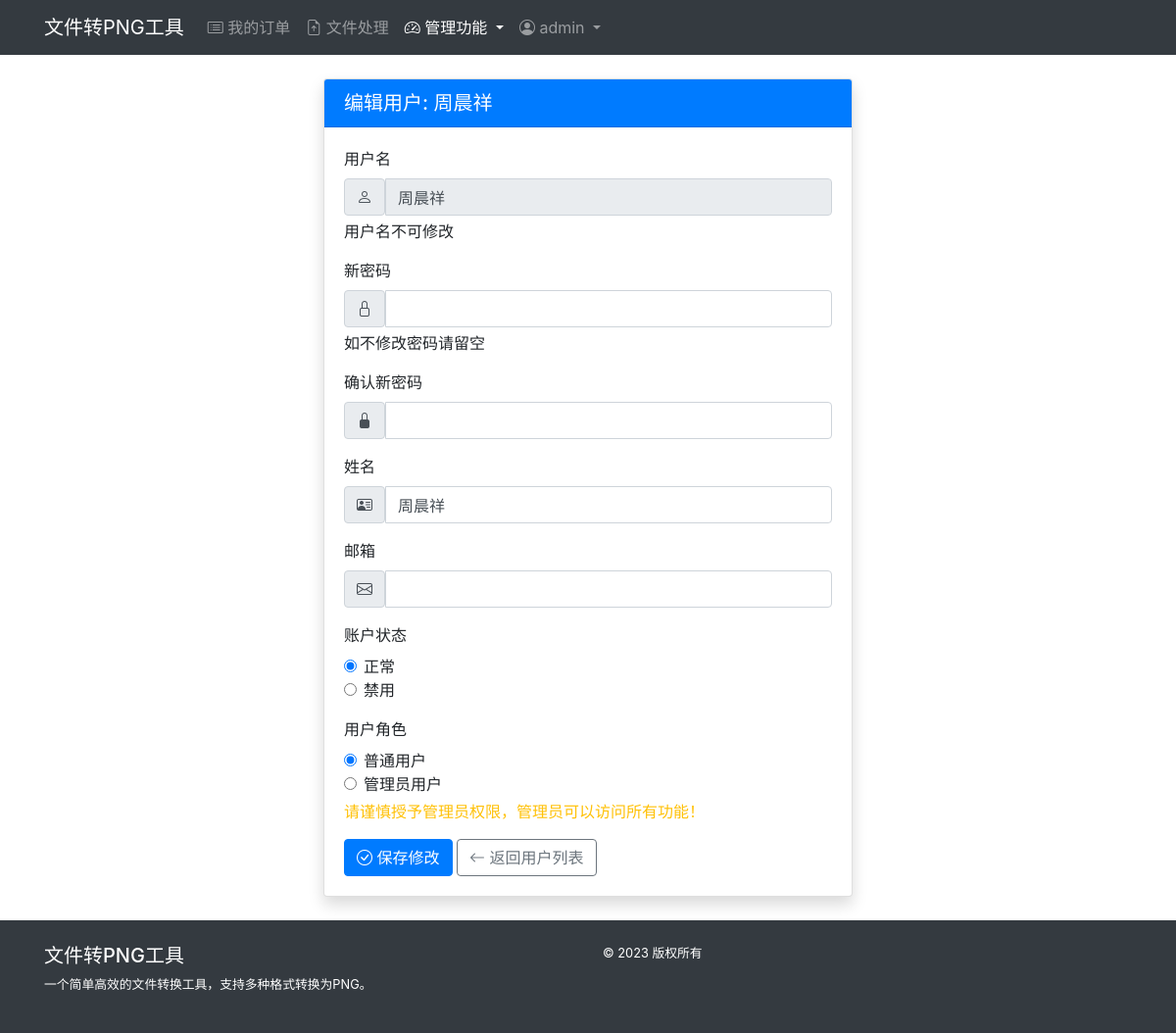
Before: /admin/users/3/edit (signed in) with the older database file.
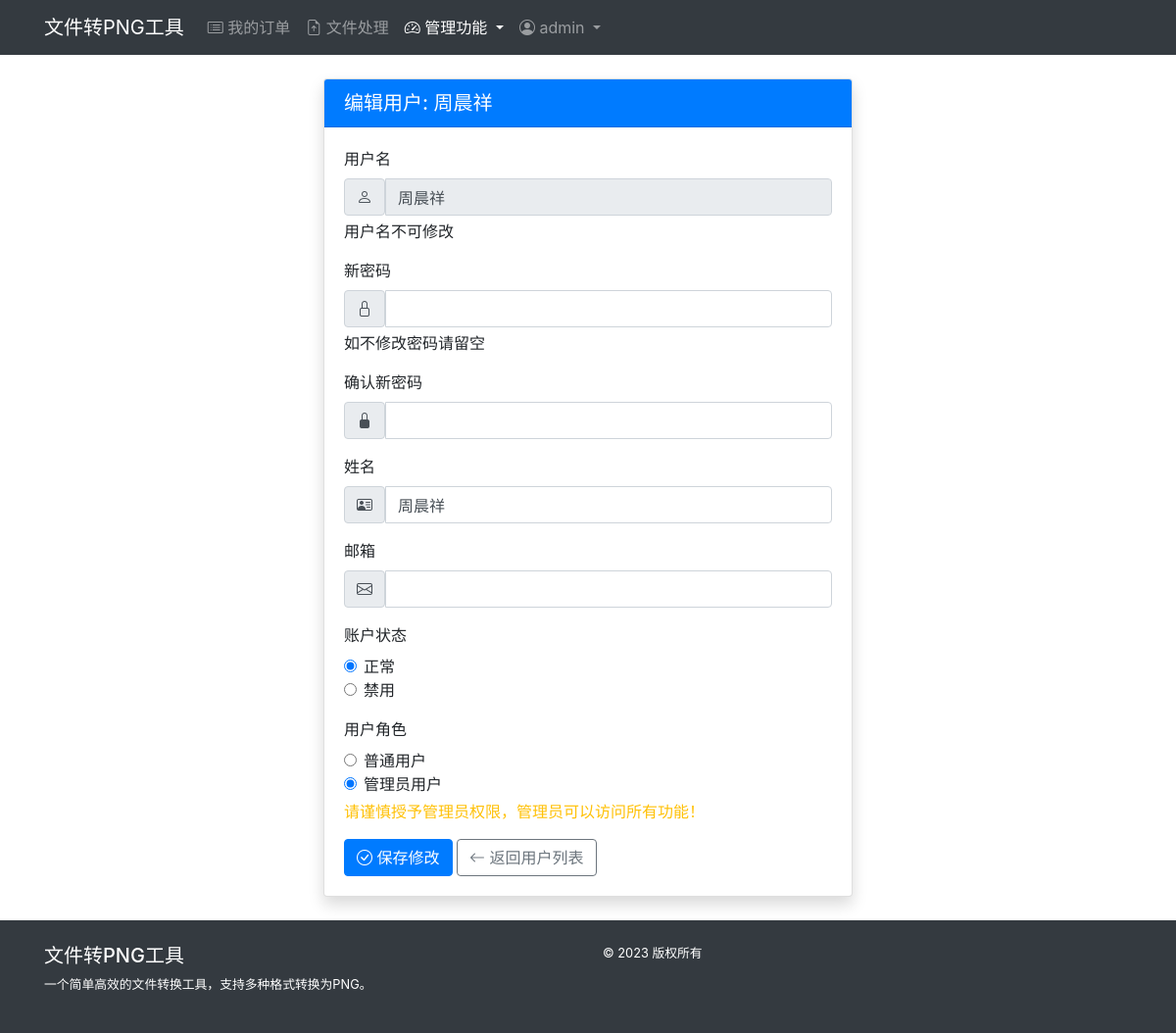
After: the same page with the newer database file.
### 2025-05-14-16.25/src/models/models.py (models this page shows, shortened)
class AdminUser(db.Model):
    __tablename__ = 'admin_user'  # 显式指定表名
    id = db.Column(db.Integer, primary_key=True)
    username = db.Column(db.String(50), unique=True, nullable=False)
    password_hash = db.Column(db.String(128), nullable=False)
    is_admin = db.Column(db.Boolean, default=False)  # 默认为普通用户
    email = db.Column(db.String(100), nullable=True)
    full_name = db.Column(db.String(100), nullable=True)
    created_at = db.Column(db.DateTime, default=datetime.datetime.utcnow)
    last_login = db.Column(db.DateTime, nullable=True)
    is_active = db.Column(db.Boolean, default=True)  # 账户是否激活

### 2025-05-14-16.25/src/api/admin_routes.py (the view, shortened to what this page needs)
@admin_bp.route('/users/<int:user_id>/edit', methods=['GET', 'POST'])
@admin_required
def edit_user(user_id):
    user = AdminService.get_user(user_id)
    if not user:
        flash('用户不存在', 'error')
        return redirect(url_for('admin.user_list'))
    return render_template('admin/edit_user.html', user=user)

### 2025-05-14-16.25/src/api/admin_routes.py (called while the page is built)
def admin_required(f):
    @wraps(f)
    def decorated_function(*args, **kwargs):
        if not AdminService.is_authenticated():
            flash('请先登录', 'error')
            return redirect(url_for('admin.login'))
        if not AdminService.is_admin():
            flash('权限不足', 'error')
            return redirect(url_for('main.index'))
        return f(*args, **kwargs)
    return decorated_function

### 2025-05-14-16.25/src/app.py (called while the page is built)
def register_template_globals(app):
    @app.context_processor
    def inject_globals():
        from src.services.admin_service import AdminService
        from src.services.order_service import OrderService
        def get_current_user():
            return AdminService.get_current_user()
        def get_active_order(user_id=None):
            if user_id is None and session.get('admin_id'):
                user_id = session.get('admin_id')
            if user_id:
                return OrderService.get_active_order(user_id)
            return None
        return {
            'get_current_user': get_current_user,
            'get_active_order': get_active_order
        }

### 2025-05-14-16.25/src/repositories/admin_repo.py (called while the page is built)
    @staticmethod
    def get_by_id(user_id):
        return AdminUser.query.get(user_id)

### 2025-05-14-16.25/templates/admin/edit_user.html (shortened to what the changed rows need)
{% extends "base.html" %}
{% block content %}
<div class="row justify-content-center">
    <div class="col-md-8 col-lg-6">
        <div class="card shadow">
            <div class="card-header bg-primary text-white">
                <h5 class="mb-0">编辑用户: {{ user.username }}</h5>
            </div>
            <div class="card-body">
                <form method="post" action="{{ url_for('admin.edit_user', user_id=user.id) }}">
                    <div class="mb-3">
                        <div class="input-group">
                            <span class="input-group-text"><i class="bi bi-person"></i></span>
                            <input type="text" class="form-control" id="username" value="{{ user.username }}" readonly disabled>
                        </div>
                    </div>
                    <div class="mb-3">
                        <div class="input-group">
                            <span class="input-group-text"><i class="bi bi-person-vcard"></i></span>
                            <input type="text" class="form-control" id="full_name" name="full_name" value="{{ user.full_name or '' }}">
                        </div>
                    </div>
                    <div class="mb-3">
                        <div class="form-check">
                            <input class="form-check-input" type="radio" name="is_active" id="status_active" value="yes" {% if user.is_active %}checked{% endif %}>
                            <label class="form-check-label" for="status_active">
                                正常
                            </label>
                        </div>
                        <div class="form-check">
                            <input class="form-check-input" type="radio" name="is_active" id="status_inactive" value="no" {% if not user.is_active %}checked{% endif %}>
                            <label class="form-check-label" for="status_inactive">
                                禁用
                            </label>
                        </div>
                    </div>
                    {% if not admin_self %}
                    <div class="mb-3">
                        <label class="form-label">用户角色</label>
                        <div class="form-check">
                            <input class="form-check-input" type="radio" name="is_admin" id="role_user" value="no" {% if not user.is_admin %}checked{% endif %}>
                            <label class="form-check-label" for="role_user">
                                普通用户
                            </label>
                        </div>
                        <div class="form-check">
                            <input class="form-check-input" type="radio" name="is_admin" id="role_admin" value="yes" {% if user.is_admin %}checked{% endif %}>
                            <label class="form-check-label" for="role_admin">
                                管理员用户
                            </label>
                        </div>
                        <div class="form-text text-warning">请谨慎授予管理员权限，管理员可以访问所有功能！</div>
                    </div>
                    {% else %}
                    <div class="alert alert-info">
                        <i class="bi bi-info-circle"></i> 您不能修改自己的管理员权限
                    </div>
                    {% endif %}
                </form>
            </div>
        </div>
    </div>
</div>
{% endblock %}

Changed rows visible on the page:
changed AdminUser "周晨祥": is_admin "☑ 普通用户" → "☐ 普通用户"; is_admin "☐ 管理员用户" → "☑ 管理员用户"
